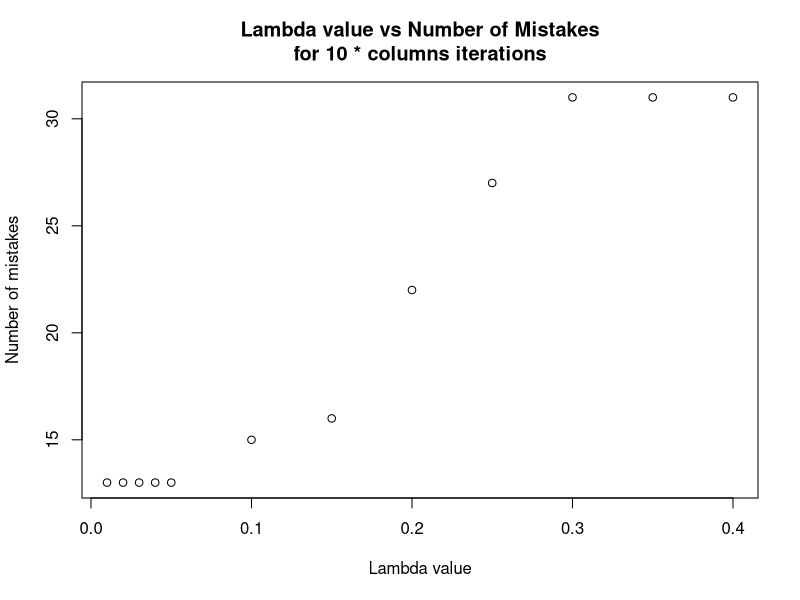
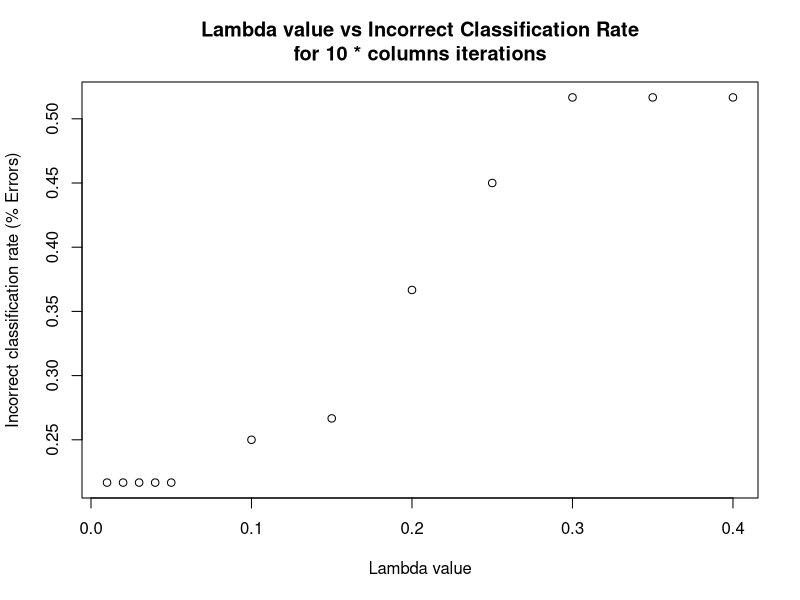
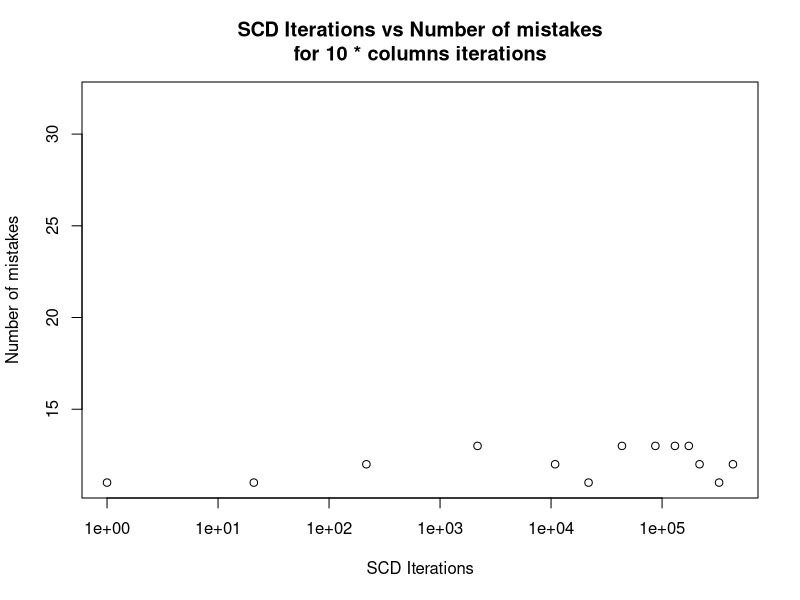
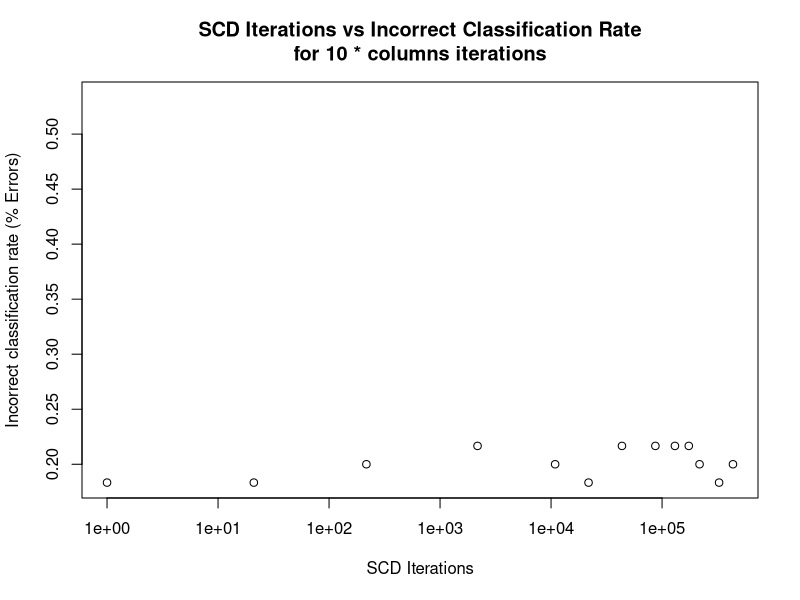

Reproduce these figures in R, in order.
setwd("~/Documents/Homework/cse446/proj/java/Shotgun")

lambdas = c(0.01, 0.02, 0.03, 0.04, 0.05, 0.10, 0.15, 0.20, 0.25, 0.30, 0.35, 0.4)
l_mistakes = c(13, 13, 13, 13, 13, 15, 16, 22, 27, 31, 31, 31)
l_errors = c(0.21666667, 0.21666667, 0.21666667, 0.21666667, 0.21666667, 0.25, 0.26666668, 0.36666667, 0.45, 0.51666665, 0.51666665, 0.51666665)
21764
iters = c(0, 1, 21, 217, 2176, 10882, 21764, 43528, 87056, 130584, 174112, 217640, 326460, 435280)
i_mistakes = c(32, 11, 11, 12, 13, 12, 11, 13, 13, 13, 13, 12, 11, 12)
i_errors = c(0.53333336, 0.18333334, 0.18333334, 0.2, 0.21666667, 0.2, 0.18333334, 0.21666667, 0.21666667, 0.21666667, 0.21666667, 0.2, 0.18333334, 0.2)

png("lambdas-mistakes.png", width=640, height=480)
plot(lambdas, l_mistakes, xlab="Lambda value", ylab="Number of mistakes")
title("Lambda value vs Number of Mistakes\nfor 10 * columns iterations")
dev.off()

png("lambdas-errors.png", width=640, height=480)
plot(lambdas, l_errors, xlab="Lambda value", ylab="Incorrect classification rate (% Errors)")
title("Lambda value vs Incorrect Classification Rate\nfor 10 * columns iterations")
dev.off()

png("iters-mistakes.png", width=640, height=480)
plot(iters, i_mistakes, log="x", xlab="SCD Iterations", ylab="Number of mistakes")
title("SCD Iterations vs Number of mistakes\nfor 10 * columns iterations")
dev.off()

png("iters-errors.png", width=640, height=480)
plot(iters, i_errors, log="x", xlab="SCD Iterations", ylab="Incorrect classification rate (% Errors)")
title("SCD Iterations vs Incorrect Classification Rate\nfor 10 * columns iterations")
dev.off()